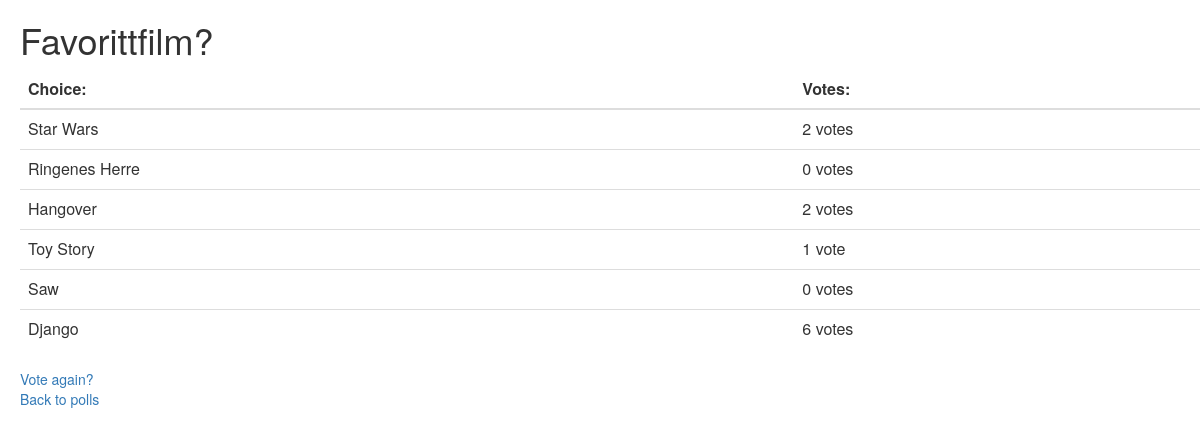
The page /polls/8/results/ (signed in) on the database as committed earlier.
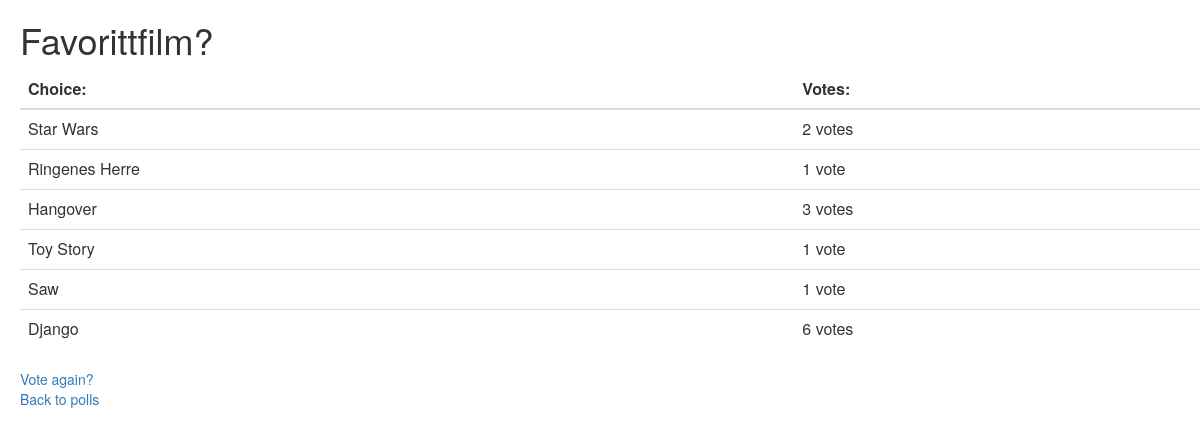
The same page on the database as committed later.
### polls/models.py (models this page shows, shortened)
class Question(models.Model):
    question_text = models.CharField(max_length=200)
    pub_date = models.DateTimeField('date published')
    def was_published_recently(self):
        now = timezone.now()
        return now - datetime.timedelta(days=1) <= self.pub_date <= now
    was_published_recently.admin_order_field = 'pub_date'
    was_published_recently.boolean = True
    was_published_recently.short_description = 'Published recently'

class Choice(models.Model):
    question = models.ForeignKey(Question, on_delete=models.CASCADE)
    choice_text = models.CharField(max_length=200)
    votes = models.IntegerField(default=0)

### polls/views.py (the view)
# urls.py: path('<int:pk>/results/', views.ResultsView.as_view(), name='results'),
class ResultsView(LoginRequiredMixin, generic.DetailView):
    model = Question
    template_name = 'polls/results.html'

### templates/polls/results.html (shortened to what this page needs)
{% load static %}
<link rel="stylesheet" type="text/css" href="{% static 'polls/style.css' %}">
<!DOCTYPE html>
<html lang="en">
<head>
    <link rel="stylesheet" href="https://maxcdn.bootstrapcdn.com/bootstrap/3.3.7/css/bootstrap.min.css">
</head>
<body>
    <h1>{{ question.question_text }}</h1>
    <table class="table" id="choice_table">
    <thead>
      <tr>
        <th>Choice:</th>
        <th>Votes:</th>
        {% for choice in question.choice_set.all %}
            <tr>
                <td>{{ choice.choice_text }}</td>
                <td>{{ choice.votes }} vote{{ choice.votes|pluralize }}</td>
            </tr>
        {% endfor %}
      </tr>
    </thead>
    </table>
    <a href="{%  url 'polls:detail' question.id %}">Vote again?</a>
    <br>
    <a href="{%  url 'polls:polls' %}">Back to polls</a>
</body>
</html>

### polls/static/polls/style.css (style rules this page uses)
body { padding-left: 20px; }

Rows that differ between the two databases and show on the page:
changed Choice "Ringenes Herre": votes "0" → "1"
changed Choice "Hangover": votes "2" → "3"
changed Choice "Saw": votes "0" → "1"
